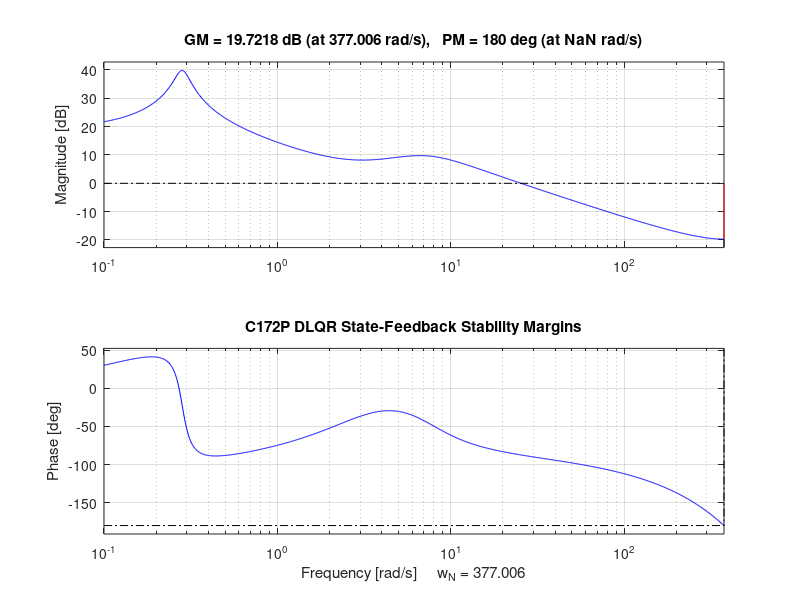

MATLAB code for this plot:
%% REQ-008 / REQ-009
% C172P 4-State DLQR Stability Margin Analysis
%
% Requirements:
% REQ-008: Closed-loop phase margin > 30 deg
% REQ-009: Closed-loop gain margin > 6 dB
%
% State order:
% x = [delta_u; delta_alpha; delta_theta; q]
%
% Controller:
% delta_e = -K*x
%
% For the single-input state-feedback system, the return ratio is:
%
% L(z) = K * (zI - Ad)^(-1) * Bd
%
% The MATLAB state-space representation below creates exactly this
% SISO return-ratio system.

clear;
clc;
close all;

%% ============================================================
% 1. Continuous-time aircraft model
% =============================================================

A = [ ...
 -0.060668363940, 3.2740147717, -32.166876080, -0.016844605405;
 -0.0027464567573, -3.0828659556, 3.7794562027e-07, 0.95743620415;
 0, -2.0384228900e-18, 5.9219042629e-18, 1.0000000000;
 0.0099808985828, -35.9682352700, -1.1114723170e-05, -5.7322819189];

B = [ ...
 -2.5904758571;
 -0.099055249294;
 0;
 -11.8301405300];

%% ============================================================
% 2. Controller sample time
% =============================================================

Ts = 0.008333;       % seconds
Fs = 1/Ts;           % controller frequency

fprintf('Sample time: %.9f s\n', Ts);
fprintf('Sample frequency: %.3f Hz\n\n', Fs);

%% ============================================================
% 3. Discretize aircraft model
% =============================================================

sys_c = ss(A,B,eye(4),zeros(4,1));

sys_d = c2d(sys_c,Ts,'zoh');

[Ad,Bd,~,~] = ssdata(sys_d);

%% ============================================================
% 4. Reconstruct DLQR controller
% =============================================================

max_du      = 10.0;
max_alpha   = 0.12;
max_theta   = 0.05;
max_q       = 0.15;
max_elevator = 0.40;

Q = diag([ ...
    1/max_du^2, ...
    1/max_alpha^2, ...
    1/max_theta^2, ...
    1/max_q^2]);

R = 1/max_elevator^2;

K = dlqr(Ad,Bd,Q,R);

fprintf('DLQR gain K:\n');
disp(K);

%% ============================================================
% 5. Nominal closed-loop stability
% =============================================================

Acl = Ad - Bd*K;

poles = eig(Acl);

fprintf('\nClosed-loop poles:\n');
disp(poles);

fprintf('Pole magnitudes:\n');
disp(abs(poles));

if all(abs(poles) < 1)
    fprintf('Nominal discrete-time stability: PASS\n');
else
    fprintf('Nominal discrete-time stability: FAIL\n');
end

%% ============================================================
% 6. Construct state-feedback return ratio
% =============================================================
%
% L(z) = K * (zI-Ad)^(-1) * Bd
%
% This is represented as:
%
% input  = elevator perturbation
% output = K*x
%
% with:
%
% x(k+1) = Ad*x(k) + Bd*u(k)
% y(k)   = K*x(k)

L = ss(Ad,Bd,K,0,Ts);

%% ============================================================
% 7. Gain and phase margins
% =============================================================

[Gm,Pm,Wcg,Wcp] = margin(L);

fprintf('\n=============================================\n');
fprintf('STABILITY MARGIN RESULTS\n');
fprintf('=============================================\n');

fprintf('Gain Margin (absolute): %g\n',Gm);

if isinf(Gm)
    fprintf('Gain Margin: Infinity dB\n');
else
    Gm_dB = 20*log10(Gm);
    fprintf('Gain Margin: %.6f dB\n',Gm_dB);
end

fprintf('Phase Margin: %.6f deg\n',Pm);

fprintf('Gain crossover frequency: %.6f rad/s\n',Wcp);
fprintf('Phase crossover frequency: %.6f rad/s\n',Wcg);

%% ============================================================
% 8. Convert gain margin to dB
% =============================================================

if isinf(Gm)
    Gm_dB = Inf;
else
    Gm_dB = 20*log10(Gm);
end

%% ============================================================
% 9. Requirement checks
% =============================================================

REQ008_limit = 30;      % degrees
REQ009_limit = 6;       % dB

REQ008_PASS = Pm > REQ008_limit;
REQ009_PASS = Gm_dB > REQ009_limit;

fprintf('\n=============================================\n');
fprintf('REQUIREMENT VERIFICATION\n');
fprintf('=============================================\n');

fprintf('REQ-008: Phase Margin = %.6f deg > %.2f deg\n', ...
    Pm, REQ008_limit);

if REQ008_PASS
    fprintf('REQ-008 RESULT: PASS\n');
else
    fprintf('REQ-008 RESULT: FAIL\n');
end

fprintf('\nREQ-009: Gain Margin = %.6f dB > %.2f dB\n', ...
    Gm_dB, REQ009_limit);

if REQ009_PASS
    fprintf('REQ-009 RESULT: PASS\n');
else
    fprintf('REQ-009 RESULT: FAIL\n');
end

%% ============================================================
% 10. Plot margin diagram
% =============================================================

figure;

margin(L);
grid on;

title('C172P DLQR State-Feedback Stability Margins');

%% ============================================================
% 11. Save analysis data
% =============================================================

save('REQ008_REQ009_stability_margin_results.mat', ...
    'A','B','Ad','Bd','K','Q','R','Ts', ...
    'Acl','poles','Gm','Gm_dB','Pm','Wcg','Wcp');

fprintf('\nResults saved to:\n');
fprintf('REQ008_REQ009_stability_margin_results.mat\n');
